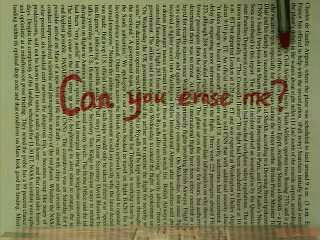
#> input picture videoImage/000001.jpg, 320 x 240 px; its folder holds only this picture in this run
$ python -i getTextBound.py   (imports and definitions only)
#> lines starting #> are read from the running program, lines starting #| are printed output that depends on the picture; after the words box and inside, x2 and y2 are one past the last pixel; in counts of white or black regions, pixels touching at a corner belong together
#> further down, picture is the input picture: shape (240, 320, 3); mean B, G, R 87.8, 127.1, 123.8
import cv2
import glob
import numpy as np
import sys

def developTextMask(frame_HSVImg):

    frame_height = frame_HSVImg.shape[0]  # 240
#> frame_height = 240

    # Initialize kernel for morphological operations
    kernel = np.ones((3,3), np.uint8)

    # Set color boundary for text
    red_LB = np.array([0,0,0])
    red_UB = np.array([25,255,255])


    mask_base = cv2.inRange(frame_HSVImg, red_LB, red_UB)
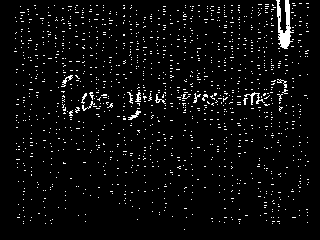
#> mask_base: shape (240, 320); 4.2% white in thin lines or dots, all inside (x1, y1, x2, y2) = (14, 0, 309, 230)
    mask_erode = cv2.erode(mask_base, kernel, iterations=1)
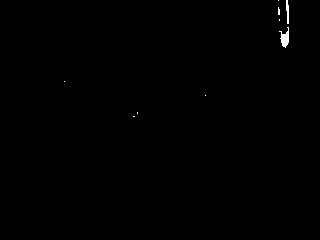
#> mask_erode: shape (240, 320); 0.25% white; 9 white regions (7 under 20 px), largest, box (x1, y1, x2, y2) and area: (279, 27, 289, 48) 112, (286, 0, 289, 24) 54
    mask_dilate = cv2.dilate(mask_erode, kernel, iterations=5)
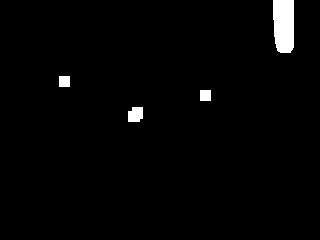
#> mask_dilate: shape (240, 320); 1.9% white; 4 white regions, box (x1, y1, x2, y2) and area: (273, 0, 294, 53) 1036, (128, 107, 143, 122) 200, (59, 76, 70, 87) 121, (200, 90, 211, 101) 121

    # Isolate the text
    for x in range(0, 64, 1):
        mask_dilate[x] = np.zeros(mask_dilate[x].shape[0])
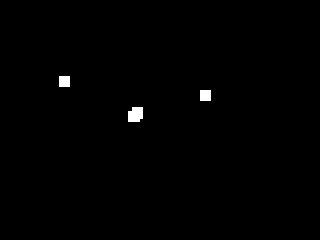
#> mask_dilate: shape (240, 320); 0.58% white; 3 white regions, box (x1, y1, x2, y2) and area: (128, 107, 143, 122) 200, (59, 76, 70, 87) 121, (200, 90, 211, 101) 121

    for y in range(220, frame_height, 1):
        mask_dilate[y] = np.zeros(mask_dilate[y].shape[0])

    return mask_dilate


def getTextSize(mask_dilated):

    text = np.where(mask_dilated == 255)

    rmax = np.max(text[0]) # rmax = 127
    rmin = np.min(text[0]) # rmin = 68
    mask_height = rmax - rmin # height = 59

    cmax = np.max(text[1]) # cmax = 292
    cmin = np.min(text[1]) # cmin = 53

    return mask_height, rmax, rmin, cmax, cmin

>>> import cv2
>>> picture = cv2.imread('videoImage/000001.jpg')
>>> result = developTextMask(picture)
